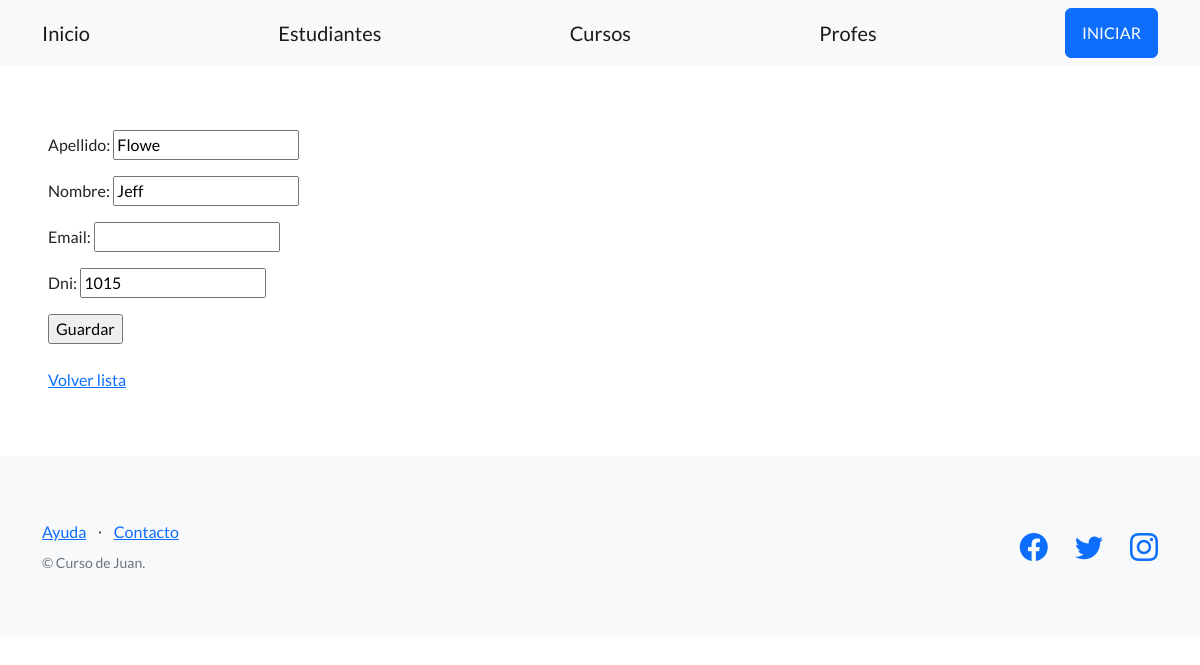
Screenshot of /estudios/editar-estudiante/1/ with the database file from the repository.
### control_estudios/models.py (models this page shows, shortened)
class Estudiante(models.Model):
    apellido = models.CharField(max_length=256)
    nombre = models.CharField(max_length=256)
    email = models.EmailField(blank=True)
    telefono = models.CharField(max_length=20, blank=True, null=True)
    dni = models.CharField(max_length=32)
    fecha_nacimiento = models.DateField(null=True)

### control_estudios/views.py (the view)
# urls.py: path("editar-estudiante/<int:pk>/", EstudianteUpdateView.as_view(), name="editar_estudiante"),
class EstudianteUpdateView(UpdateView):
    model = Estudiante
    fields = ('apellido', 'nombre', 'email', 'dni')
    success_url = reverse_lazy('lista_estudiantes')

### control_estudios/templates/control_estudios/estudiante_form.html (shortened to what this page needs)
{% extends "base.html" %}
{% block contenido %}
<form method="post">
  {{ form.as_p }}
  <input type="submit" value="Guardar" />
</form>
<br>
<a href="{% url 'lista_estudiantes' %}">Volver lista</a>
{% endblock contenido %}

### rows the page displays
Estudiante: apellido "Flowe", nombre "Jeff", dni "1015"
